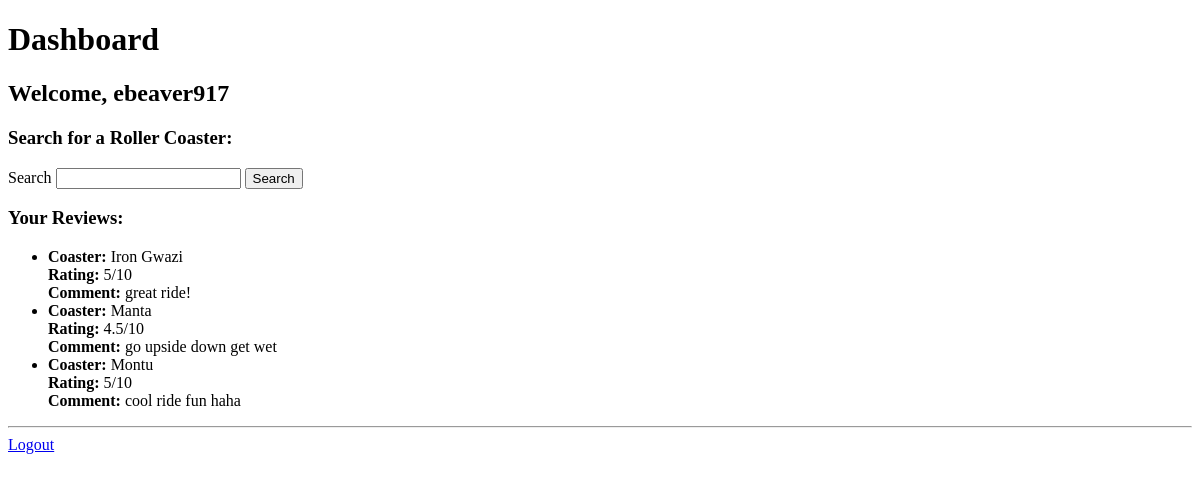
Page /dashboard (signed in) on the earlier database version.
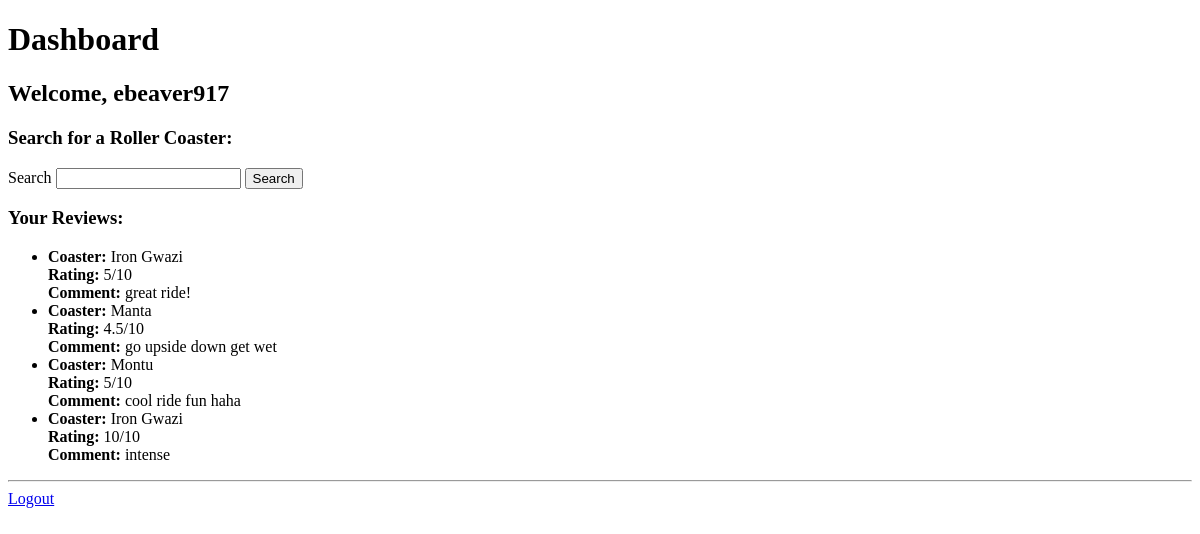
Same page on the later database version.
### app.py (models this page shows)
class User(db.Model, UserMixin):
    id = db.Column(db.Integer, primary_key=True)
    username = db.Column(db.String(20), nullable=False, unique=True)
    password = db.Column(db.String(80), nullable=False)

class Review(db.Model):
    id = db.Column(db.Integer, primary_key=True)
    user_id = db.Column(db.Integer, db.ForeignKey('user.id'), nullable=False)
    coaster_id = db.Column(db.Integer, db.ForeignKey('coaster.id'), nullable=False)
    rating = db.Column(db.Integer, nullable=False)
    content = db.Column(db.Text, nullable=False)
    user = db.relationship('User', backref=db.backref('reviews', lazy=True))
    coaster = db.relationship('Coaster', backref=db.backref('reviews', lazy=True))

class Coaster(db.Model):
    id = db.Column(db.Integer, primary_key=True)
    name = db.Column(db.String(100))
    park = db.Column(db.String(100))
    location = db.Column(db.String(100))
    opening_date = db.Column(db.String(20))
    length = db.Column(db.Float)
    height = db.Column(db.Float)
    drop = db.Column(db.Float)
    speed = db.Column(db.Float)
    inversions = db.Column(db.Integer)
    vertical_angle = db.Column(db.Float)
    duration = db.Column(db.Float)
    rcdb_link = db.Column(db.String(200))

### app.py (the view)
@app.route('/dashboard', methods=['GET', 'POST'])
@login_required
def dashboard():
    search_form = SearchForm()
    coasters = None
    if search_form.validate_on_submit():
        search_query = search_form.search_query.data
        coasters = Coaster.query.filter(Coaster.name.ilike(f'%{search_query}%')).all()
    user_reviews = Review.query.filter_by(user_id=current_user.id).all()
    return render_template('dashboard.html', search_form=search_form, coasters=coasters, user_reviews=user_reviews)

### app.py
class SearchForm(FlaskForm):
    search_query = StringField('Search', validators=[InputRequired()])
    submit = SubmitField('Search')

### app.py (called while the page is built)
@login_manager.user_loader
def load_user(user_id):
    return User.query.get(int(user_id))

### templates/dashboard.html (shortened to what this page needs)
<!DOCTYPE html>
<html lang="en">
<head>
</head>
<body>
    <h1>Dashboard</h1>
    <h2>Welcome, {{ current_user.username }}</h2>
    <h3>Search for a Roller Coaster:</h3>
    <form method="POST">
        {{ search_form.search_query.label }} {{ search_form.search_query(size=20) }}
        {{ search_form.submit() }}
    </form>
    <h3>Your Reviews:</h3>
    {% if user_reviews %}
        <ul>
            {% for review in user_reviews %}
                <li>
                    <strong>Coaster:</strong> {{ review.coaster.name }}<br>
                    <strong>Rating:</strong> {{ review.rating }}/10<br>
                    <strong>Comment:</strong> {{ review.content }}
                </li>
            {% endfor %}
        </ul>
    {% else %}
        <p>You have not written any reviews yet.</p>
    {% endif %}
    <hr>
    <a href="{{ url_for('logout') }}">Logout</a>
</body>
</html>

Differences in the rows shown:
added Review: coaster.name "Iron Gwazi", rating "10", content "intense"
